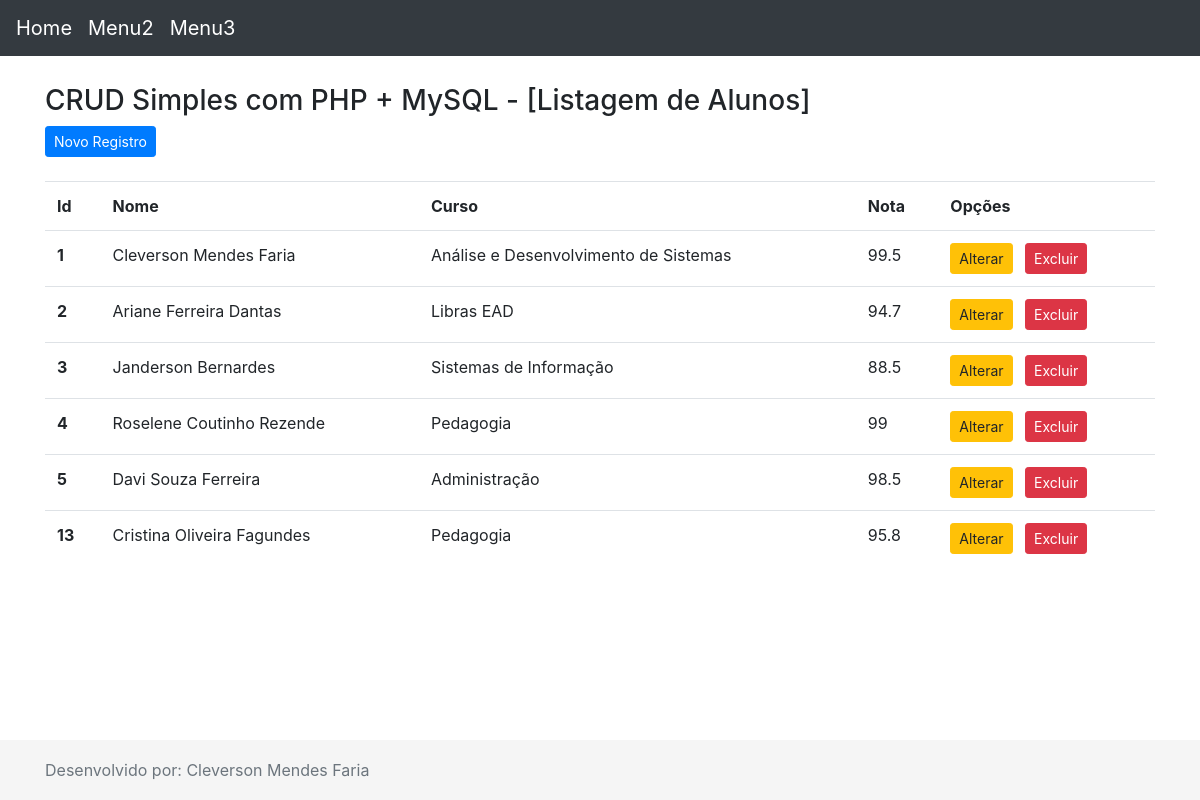
Screenshot of /atividade/atividade/index.php with the database file from the repository.
### tables this page shows
CREATE TABLE `alunos` (
  `id` int(11) NOT NULL,
  `nome` varchar(50) DEFAULT NULL,
  `curso` varchar(50) DEFAULT NULL,
  `nota` double DEFAULT NULL
);

### atividade/atividade/index.php (the view, shortened to what this page needs)
<!DOCTYPE html>
<html lang="pt-br">
<head>
  <link href="./estilos/style.css" rel="stylesheet">
  <link rel="stylesheet" href="https://maxcdn.bootstrapcdn.com/bootstrap/4.0.0/css/bootstrap.min.css">
  <?php
    $parametro = filter_input(INPUT_GET, "parametro");
    $mysqllink = mysqli_connect("localhost","root","","bd_atividade");
    if ($parametro) {
      $dados = mysqli_query($mysqllink, "select * from alunos where nome '$parametro%'");
    } else {
      $dados = mysqli_query($mysqllink, "select * from alunos");
    }
    $linha = mysqli_fetch_assoc($dados);
    $total = mysqli_num_rows($dados);
  ?>
</head>
<body>
  <header>
    <nav class="navbar navbar-expand-md navbar-dark fixed-top bg-dark">
      <a class="navbar-brand" href="#">Home</a>
	    <a class="navbar-brand" href="#">Menu2</a>
	    <a class="navbar-brand" href="#">Menu3</a>
    </nav>
  </header>
  <div class="container">
    <h3 class="mt-4">CRUD Simples com PHP + MySQL - [Listagem de Alunos]</h3>
    <div class="d-flex flex-row">
      <a class="btn btn-primary btn-sm" href="novo.php" role="button">Novo Registro</a>
    </div>
    <br>
    <table class="table">
      <tr>
        <th scope="col">Id</th>
        <th scope="col">Nome</th>
        <th scope="col">Curso</th>
        <th scope="col">Nota</th>
        <th scope="col">Opções</th>
      </tr>
    <?php
      if($total) { do {
    ?>
      <tr>
        <th scope="row"><?php echo $linha['id'] ?></th>
        <td><?php echo $linha['nome'] ?></td>
        <td><?php echo $linha['curso'] ?></td>
        <td><?php echo $linha['nota'] ?></td>
        <td>
          <ul class="list-inline m-0">
            <li class="list-inline-item">
              <a class="btn btn-warning btn-sm" href="<?php echo "alterar.php?id=" . $linha['id'] . "&nome=" . $linha['nome'] . "&curso=" . $linha['curso'] . "&nota=" . $linha['nota'] ?>" role="button">Alterar</a>
            </li>
            <li class="list-inline-item">
              <a class="btn btn-danger btn-sm" href="<?php echo "delete.php?id=" . $linha['id'] ?>" role="button">Excluir</a>
            </li>
          </ul>
        </td>
      </tr>
    <?php
      } while($linha = mysqli_fetch_assoc($dados));
      }
    ?>
    </table>
  </div>
  <footer class="footer">
    <div class="container">
      <span class="text-muted">Desenvolvido por: Cleverson Mendes Faria</span>
    </div>
  </footer>
</body>
</html>

### atividade/atividade/estilos/style.css (style rules this page uses)
html { position: relative; min-height: 100%; }
body { margin-bottom: 60px; }
.footer { position: absolute; bottom: 0; width: 100%; height: 60px; line-height: 60px; background-color: #f5f5f5; }
body > .container { padding: 60px 15px 0; }
.footer > .container { padding-right: 15px; padding-left: 15px; }

### rows the page displays
alunos: id "1", nome "Cleverson Mendes Faria", curso "Análise e Desenvolvimento de Sistemas", nota "99.5"
alunos: id "2", nome "Ariane Ferreira Dantas", curso "Libras EAD", nota "94.7"
alunos: id "3", nome "Janderson Bernardes", curso "Sistemas de Informação", nota "88.5"
alunos: id "4", nome "Roselene Coutinho Rezende", curso "Pedagogia", nota "99"
alunos: id "5", nome "Davi Souza Ferreira", curso "Administração", nota "98.5"
alunos: id "13", nome "Cristina Oliveira Fagundes", curso "Pedagogia", nota "95.8"
